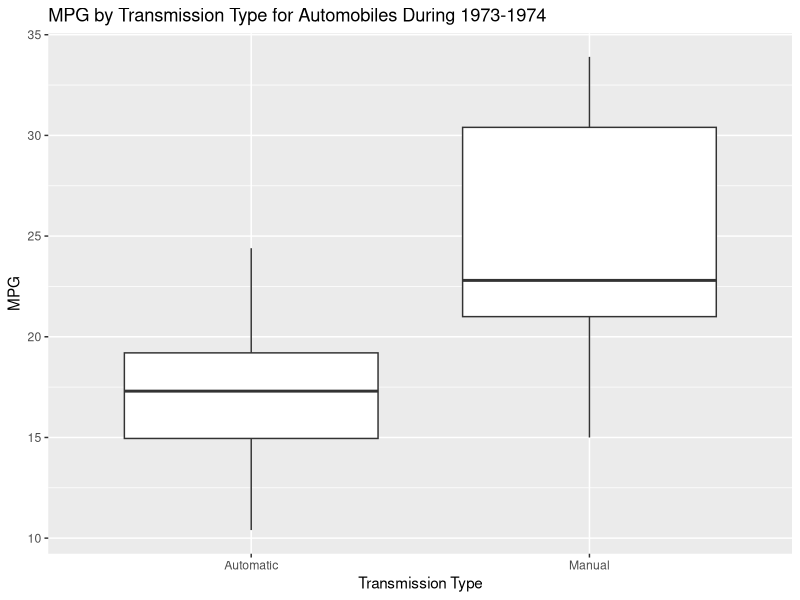
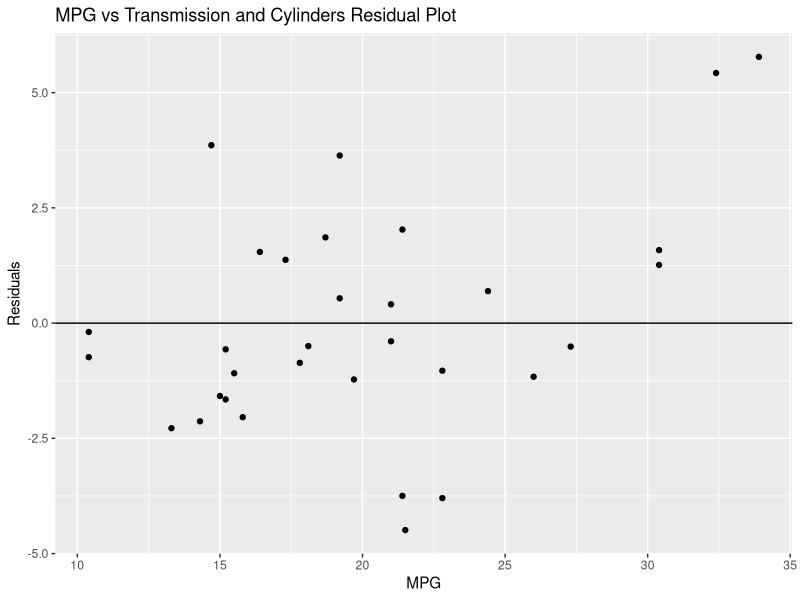
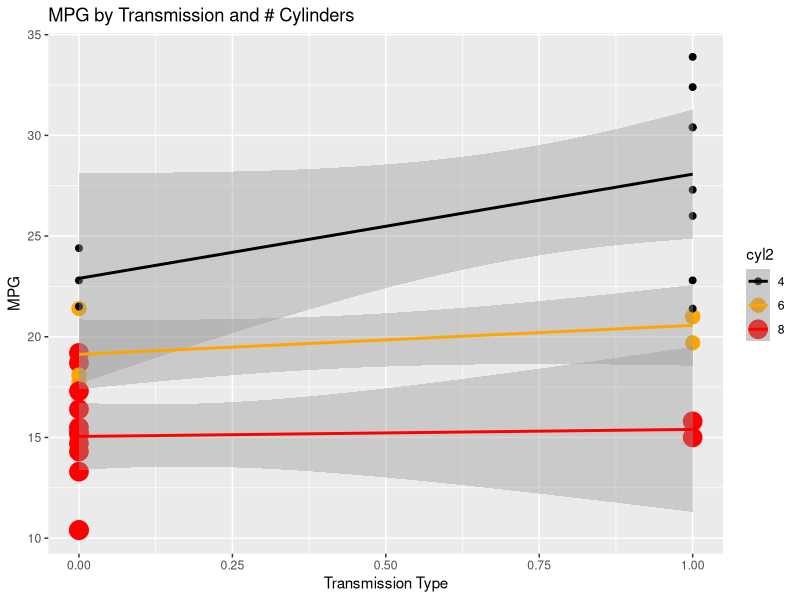

Here is the R script that generated these plots, in order:
## ---- chunk 1
## Including the required R packages.
packages <- c("ggplot2", "ggthemes", "reshape2")
if (length(setdiff(packages, rownames(installed.packages()))) > 0) {
  install.packages(setdiff(packages, rownames(installed.packages())))  
}
# 
library(ggplot2)
library(reshape2)
library(ggthemes)

# Include the mtcars dataset.
data(mtcars)
## ---- chunk 2
# Create factors for key columns.
mtcars$am2 <- factor(mtcars$am)
levels(mtcars$am2) <- c('Automatic', 'Manual')
mtcars$cyl2 <- factor(mtcars$cyl)

# Re-display data.
head(mtcars, 3)
## ---- chunk 3
# Display the mpg vs am data as a boxplot.
g <- ggplot(mtcars, aes(x = am2, y = mpg))
g <- g + geom_boxplot()
g <- g + ggtitle('MPG by Transmission Type for Automobiles During 1973-1974')
g <- g + xlab('Transmission Type')
g <- g + ylab('MPG')
## ---- chunk 4
# Create a linear model for mpg (outcome) and am (predictor).
fit <- lm(mpg ~ am, mtcars)

# Display the mpg vs am data.
g <- ggplot(mtcars, aes(x = am2, y = mpg))
g <- g + geom_point()
g <- g + geom_abline(intercept = coef(fit)[1], slope = coef(fit)[2], colour = 'red')
g <- g + ggtitle('MPG by Transmission Type for Automobiles During 1973-1974')
g <- g + xlab('Transmission Type')
g <- g + ylab('MPG')
## ---- chunk 5
coef(summary(fit))
## ---- chunk 6
anova(fit)
## ---- chunk 7
anova(lm(mpg ~ ., mtcars))
## ---- chunk 8
res <- resid(fit)

g <- ggplot(mtcars, aes(x = mpg, y = res))
g <- g + geom_point()
g <- g + geom_abline(aes(intercept = 0, slope = 0))
g <- g + ggtitle('MPG vs Transmission Residual Plot')
g <- g + xlab('MPG')
g <- g + ylab('Residuals')
## ---- chunk 9
# Create a linear model for mpg (outcome) and am (predictor).
fit2 <- lm(mpg ~ am + cyl2, mtcars)

res <- resid(fit2)

g <- ggplot(mtcars, aes(x = mpg, y = res))
g <- g + geom_point()
g <- g + geom_abline(aes(intercept = 0, slope = 0))
g <- g + ggtitle('MPG vs Transmission and Cylinders Residual Plot')
g <- g + xlab('MPG')
g <- g + ylab('Residuals')
## ---- chunk 10
# Display the mpg vs am data.
g <- ggplot(mtcars, aes(x = am, y = mpg))
g <- g + geom_point(aes(color = cyl2, size = cyl2))
g <- g + geom_smooth(aes(color=cyl2), method = "lm", se = TRUE)
g <- g + scale_color_manual(values = c("black", "orange", "red"))
g <- g + ggtitle('MPG by Transmission Type for Automobiles During 1973-1974')
g <- g + xlab('Transmission Type')
g <- g + ylab('MPG')
## ---- chunk 11
# Display the mpg vs am data as a boxplot.
g <- ggplot(mtcars, aes(x = am2, y = mpg))
g <- g + geom_boxplot()
g <- g + ggtitle('MPG by Transmission Type for Automobiles During 1973-1974')
g <- g + xlab('Transmission Type')
g <- g + ylab('MPG')

print(g)
## ---- chunk 12
# Create a linear model for mpg (outcome) and am (predictor).
fit2 <- lm(mpg ~ am + cyl2 + wt, mtcars)

res <- resid(fit2)

g <- ggplot(mtcars, aes(x = mpg, y = res))
g <- g + geom_point()
g <- g + geom_abline(aes(intercept = 0, slope = 0))
g <- g + ggtitle('MPG vs Transmission and Cylinders Residual Plot')
g <- g + xlab('MPG')
g <- g + ylab('Residuals')

print(g)
## ---- chunk 13
# Display the mpg vs am data.
g <- ggplot(mtcars, aes(x = am, y = mpg))
g <- g + geom_point(aes(color = cyl2, size = cyl2))
g <- g + geom_smooth(aes(color=cyl2), method = "lm", se = TRUE)
g <- g + scale_color_manual(values = c("black", "orange", "red"))
g <- g + ggtitle('MPG by Transmission and # Cylinders')
g <- g + xlab('Transmission Type')
g <- g + ylab('MPG')

print(g)
